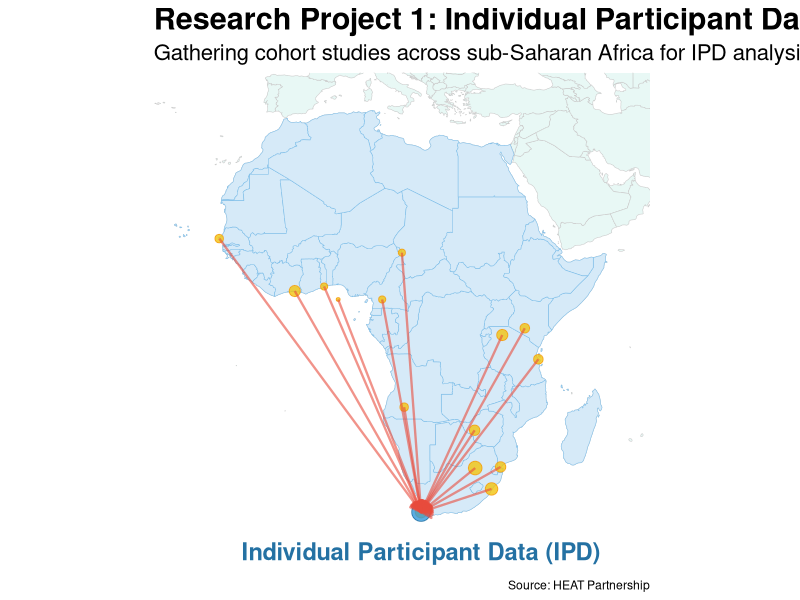

The R script that drew this image:
# Install required packages if not already installed
if (!require("ggplot2")) install.packages("ggplot2", repos = "https://cloud.r-project.org")
if (!require("maps")) install.packages("maps", repos = "https://cloud.r-project.org")
if (!require("dplyr")) install.packages("dplyr", repos = "https://cloud.r-project.org")
if (!require("ggrepel")) install.packages("ggrepel", repos = "https://cloud.r-project.org")
if (!require("sf")) install.packages("sf", repos = "https://cloud.r-project.org")
if (!require("rnaturalearth")) install.packages("rnaturalearth", repos = "https://cloud.r-project.org")
if (!require("rnaturalearthdata")) install.packages("rnaturalearthdata", repos = "https://cloud.r-project.org")

# Load libraries
library(ggplot2)
library(maps)
library(dplyr)
library(ggrepel)
library(sf)
library(rnaturalearth)
library(rnaturalearthdata)

# Set output file
output_file <- "RP1_conceptual_diagram.png"
png(output_file, width = 2000, height = 1200, res = 150)

# Get world map data with focus on Africa
world <- ne_countries(scale = "medium", returnclass = "sf")
africa <- world[world$continent == "Africa", ]

# Create sample cohort data points only in Africa
# These are example locations - replace with actual cohort locations if available
cohorts <- data.frame(
  name = c("Cohort 1", "Cohort 2", "Cohort 3", "Cohort 4", "Cohort 5", 
           "Cohort 6", "Cohort 7", "Cohort 8", "Cohort 9", "Cohort 10",
           "Cohort 11", "Cohort 12", "Cohort 13", "Cohort 14", "Cohort 15"),
  lon = c(18.4, 28.0, 36.8, 15.0, -4.0, 
          -17.4, 32.5, 30.9, 3.7, 11.5,
          39.2, 32.8, 15.4, 1.2, 27.9),
  lat = c(-33.9, -26.1, -1.3, 12.1, 5.3, 
          14.6, -25.9, -29.8, 3.8, 3.8,
          -6.8, -2.5, -15.3, 6.1, -19.4),
  size = c(15, 18, 12, 10, 14, 
           11, 13, 16, 9, 10,
           12, 14, 11, 10, 13)
)

# Create data processing center location (example)
data_center <- data.frame(
  name = "Data Processing Center",
  lon = 18.4,  # Moved to South Africa
  lat = -33.9,
  size = 30
)

# Create a base map focusing on Africa
p <- ggplot() +
  geom_sf(data = world, fill = "#E8F8F5", color = "#CCCCCC") +
  geom_sf(data = africa, fill = "#D6EAF8", color = "#85C1E9") +
  
  # Add cohort points
  geom_point(data = cohorts, aes(x = lon, y = lat, size = size),
             color = "#F39C12", fill = "#F1C40F", shape = 21, alpha = 0.8) +
  
  # Add data center
  geom_point(data = data_center, aes(x = lon, y = lat, size = size),
             color = "#2471A3", fill = "#3498DB", shape = 21, alpha = 0.8) +
  
  # Add arrows from cohorts to data center
  geom_segment(data = cohorts, 
               aes(x = lon, y = lat, xend = data_center$lon, yend = data_center$lat),
               arrow = arrow(length = unit(0.3, "cm"), type = "closed"),
               color = "#E74C3C", alpha = 0.6, linewidth = 0.8) +
  
  # Add IPD label at data center
  annotate("text", x = data_center$lon, y = data_center$lat - 10,
           label = "Individual Participant Data (IPD)\nAnalysis", 
           size = 6, fontface = "bold", color = "#2471A3") +
  
  # Styling
  labs(title = "Research Project 1: Individual Participant Data",
       subtitle = "Gathering cohort studies across sub-Saharan Africa for IPD analysis",
       caption = "Source: HEAT Partnership") +
  theme_minimal() +
  theme(
    plot.title = element_text(size = 22, face = "bold"),
    plot.subtitle = element_text(size = 16),
    legend.position = "none",
    panel.grid = element_blank(),
    axis.text = element_blank(),
    axis.title = element_blank(),
    plot.background = element_rect(fill = "white", color = NA)
  ) +
  coord_sf(xlim = c(-25, 55), ylim = c(-40, 40))

# Print the plot
print(p)

# Save the plot
dev.off()
cat("Conceptual diagram saved to", output_file, "\n")
